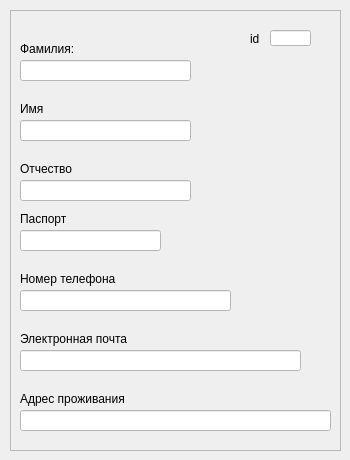
    <widget class="QWidget" name="page_Clients">
     <widget class="QFrame" name="frame_3">
      <property name="geometry">
       <rect>
        <x>10</x>
        <y>10</y>
        <width>331</width>
        <height>441</height>
       </rect>
      </property>
      <property name="frameShape">
       <enum>QFrame::StyledPanel</enum>
      </property>
      <property name="frameShadow">
       <enum>QFrame::Raised</enum>
      </property>
      <widget class="QLineEdit" name="tb_client_id">
       <property name="geometry">
        <rect>
         <x>260</x>
         <y>20</y>
         <width>41</width>
         <height>16</height>
        </rect>
       </property>
       <property name="styleSheet">
        <string notr="true">color: rgb(0, 0, 0);
background-color: rgb(255, 255, 255);</string>
       </property>
      </widget>
      <widget class="QLineEdit" name="tb_client_lname">
       <property name="geometry">
        <rect>
         <x>10</x>
         <y>50</y>
         <width>171</width>
         <height>21</height>
        </rect>
       </property>
       <property name="styleSheet">
        <string notr="true">color: rgb(0, 0, 0);
background-color: rgb(255, 255, 255);</string>
       </property>
      </widget>
      <widget class="QLineEdit" name="tb_client_fname">
       <property name="geometry">
        <rect>
         <x>10</x>
         <y>110</y>
         <width>171</width>
         <height>21</height>
        </rect>
       </property>
       <property name="styleSheet">
        <string notr="true">color: rgb(0, 0, 0);
background-color: rgb(255, 255, 255);</string>
       </property>
      </widget>
      <widget class="QLineEdit" name="tb_client_patronymic">
       <property name="geometry">
        <rect>
         <x>10</x>
         <y>170</y>
         <width>171</width>
         <height>21</height>
        </rect>
       </property>
       <property name="styleSheet">
        <string notr="true">color: rgb(0, 0, 0);
background-color: rgb(255, 255, 255);</string>
       </property>
      </widget>
      <widget class="QLineEdit" name="tb_client_phone">
       <property name="geometry">
        <rect>
         <x>10</x>
         <y>280</y>
         <width>211</width>
         <height>21</height>
        </rect>
       </property>
       <property name="styleSheet">
        <string notr="true">color: rgb(0, 0, 0);
background-color: rgb(255, 255, 255);</string>
       </property>
      </widget>
      <widget class="QLineEdit" name="tb_client_email">
       <property name="geometry">
        <rect>
         <x>10</x>
         <y>340</y>
         <width>281</width>
         <height>21</height>
        </rect>
       </property>
       <property name="styleSheet">
        <string notr="true">color: rgb(0, 0, 0);
background-color: rgb(255, 255, 255);</string>
       </property>
      </widget>
      <widget class="QLabel" name="label_client_lname_4">
       <property name="geometry">
        <rect>
         <x>10</x>
         <y>30</y>
         <width>58</width>
         <height>18</height>
        </rect>
       </property>
       <property name="text">
        <string>Фамилия:</string>
       </property>
      </widget>
      <widget class="QLabel" name="label_fname_4">
       <property name="geometry">
        <rect>
         <x>10</x>
         <y>90</y>
         <width>58</width>
         <height>18</height>
        </rect>
       </property>
       <property name="text">
        <string>Имя</string>
       </property>
      </widget>
      <widget class="QLabel" name="label_client_patronymic_4">
       <property name="geometry">
        <rect>
         <x>10</x>
         <y>150</y>
         <width>58</width>
         <height>18</height>
        </rect>
       </property>
       <property name="text">
        <string>Отчество</string>
       </property>
      </widget>
      <widget class="QLabel" name="label_client_phone_4">
       <property name="geometry">
        <rect>
         <x>10</x>
         <y>260</y>
         <width>107</width>
         <height>18</height>
        </rect>
       </property>
       <property name="text">
        <string>Номер телефона</string>
       </property>
      </widget>
      <widget class="QLabel" name="label_client_email_4">
       <property name="geometry">
        <rect>
         <x>10</x>
         <y>320</y>
         <width>131</width>
         <height>18</height>
        </rect>
       </property>
       <property name="text">
        <string>Электронная почта</string>
       </property>
      </widget>
      <widget class="QLabel" name="label_4">
       <property name="geometry">
        <rect>
         <x>240</x>
         <y>20</y>
         <width>12</width>
         <height>18</height>
        </rect>
       </property>
       <property name="text">
        <string>id</string>
       </property>
      </widget>
      <widget class="QLineEdit" name="tb_client_address">
       <property name="geometry">
        <rect>
         <x>10</x>
         <y>400</y>
         <width>311</width>
         <height>21</height>
        </rect>
       </property>
       <property name="styleSheet">
        <string notr="true">color: rgb(0, 0, 0);
background-color: rgb(255, 255, 255);</string>
       </property>
      </widget>
      <widget class="QLabel" name="label_client_address">
       <property name="geometry">
        <rect>
         <x>10</x>
         <y>380</y>
         <width>131</width>
         <height>18</height>
        </rect>
       </property>
       <property name="text">
        <string>Адрес проживания</string>
       </property>
      </widget>
      <widget class="QLineEdit" name="tb_client_passport">
       <property name="geometry">
        <rect>
         <x>10</x>
         <y>220</y>
         <width>141</width>
         <height>21</height>
        </rect>
       </property>
       <property name="styleSheet">
        <string notr="true">color: rgb(0, 0, 0);
background-color: rgb(255, 255, 255);</string>
       </property>
       <property name="text">
        <string/>
       </property>
      </widget>
      <widget class="QLabel" name="label_client_lname_12">
       <property name="geometry">
        <rect>
         <x>10</x>
         <y>200</y>
         <width>58</width>
         <height>18</height>
        </rect>
       </property>
       <property name="text">
        <string>Паспорт</string>
       </property>
      </widget>
     </widget>
    </widget>
